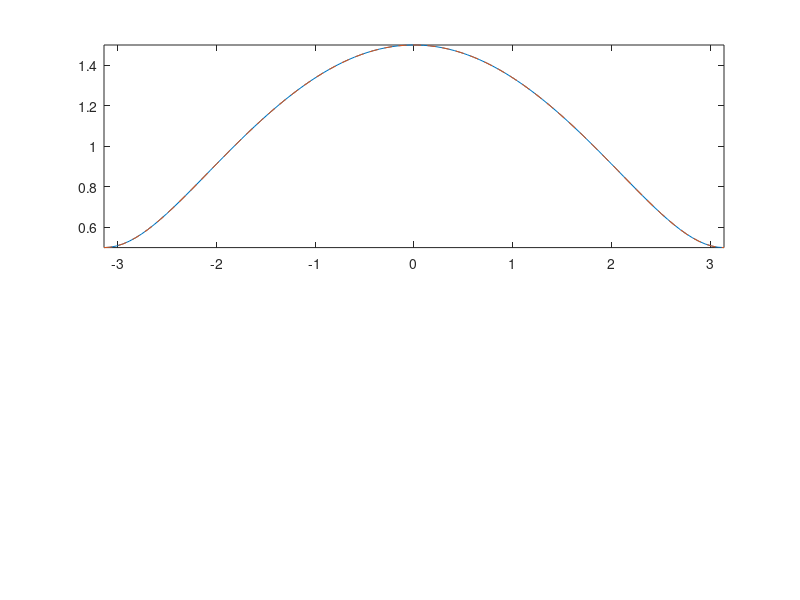

The MATLAB script that drew this image: (Note: this script raises an error after producing the figure.)
omega = linspace(-pi,pi);
ejw = exp(-j*omega);

G1 = 1+0.5*ejw; 
mag1 = abs(G1);
angle1 = (angle(G1))*180/pi;
G2 = 0.5+ejw;
mag2 = abs(G2);
angle2 = (angle(G2))*180/pi;

subplot(2,1,1)
plot(omega,mag1,omega,mag2,'--')
axis tight, label('',18,' ','Magnitude',18)
subplot(2,1,2) 
plot(omega,angle1,omega,angle2,'--')
axis tight, label('',18,'w (rad/s)','Phase',18)






